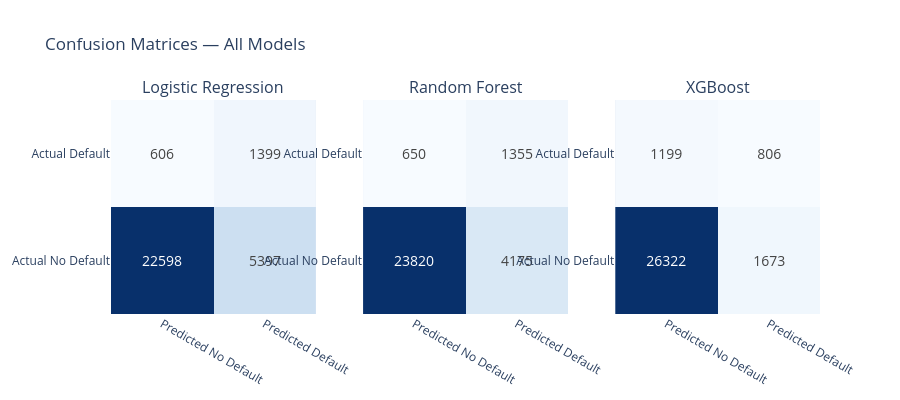

The notebook cell saved with this chart:
### Code cell
fig = make_subplots(rows=1, cols=3,
    subplot_titles=list(results.keys()))

for i, (name, res) in enumerate(results.items()):
    cm = confusion_matrix(y_test, res['y_pred'])
    
    fig.add_trace(
        go.Heatmap(
            z=cm,
            x=['Predicted No Default', 'Predicted Default'],
            y=['Actual No Default', 'Actual Default'],
            colorscale='Blues',
            text=cm, texttemplate='%{text}',
            textfont=dict(size=14),
            showscale=False
        ),
        row=1, col=i+1
    )

fig.update_layout(
    title='Confusion Matrices — All Models',
    height=400
)
fig.show()

### Figure 1 — Plotly figure (JSON) as saved in the notebook; plotly's stock layout.template omitted (floating-point values rounded to 4 significant figures)
{"data": [{"colorscale": [[0, "rgb(247,251,255)"], [0.125, "rgb(222,235,247)"], [0.25, "rgb(198,219,239)"], [0.375, "rgb(158,202,225)"], [0.5, "rgb(107,174,214)"], [0.625, "rgb(66,146,198)"], [0.75, "rgb(33,113,181)"], [0.875, "rgb(8,81,156)"], [1, "rgb(8,48,107)"]], "showscale": false, "text": [[22598, 5397], [606, 1399]], "textfont": {"size": 14}, "texttemplate": "%{text}", "type": "heatmap", "x": ["Predicted No Default", "Predicted Default"], "xaxis": "x", "y": ["Actual No Default", "Actual Default"], "yaxis": "y", "z": [[22598, 5397], [606, 1399]]}, {"colorscale": [[0, "rgb(247,251,255)"], [0.125, "rgb(222,235,247)"], [0.25, "rgb(198,219,239)"], [0.375, "rgb(158,202,225)"], [0.5, "rgb(107,174,214)"], [0.625, "rgb(66,146,198)"], [0.75, "rgb(33,113,181)"], [0.875, "rgb(8,81,156)"], [1, "rgb(8,48,107)"]], "showscale": false, "text": [[23820, 4175], [650, 1355]], "textfont": {"size": 14}, "texttemplate": "%{text}", "type": "heatmap", "x": ["Predicted No Default", "Predicted Default"], "xaxis": "x2", "y": ["Actual No Default", "Actual Default"], "yaxis": "y2", "z": [[23820, 4175], [650, 1355]]}, {"colorscale": [[0, "rgb(247,251,255)"], [0.125, "rgb(222,235,247)"], [0.25, "rgb(198,219,239)"], [0.375, "rgb(158,202,225)"], [0.5, "rgb(107,174,214)"], [0.625, "rgb(66,146,198)"], [0.75, "rgb(33,113,181)"], [0.875, "rgb(8,81,156)"], [1, "rgb(8,48,107)"]], "showscale": false, "text": [[26322, 1673], [1199, 806]], "textfont": {"size": 14}, "texttemplate": "%{text}", "type": "heatmap", "x": ["Predicted No Default", "Predicted Default"], "xaxis": "x3", "y": ["Actual No Default", "Actual Default"], "yaxis": "y3", "z": [[26322, 1673], [1199, 806]]}], "layout": {"annotations": [{"font": {"size": 16}, "showarrow": false, "text": "Logistic Regression", "x": 0.1444, "xanchor": "center", "xref": "paper", "y": 1, "yanchor": "bottom", "yref": "paper"}, {"font": {"size": 16}, "showarrow": false, "text": "Random Forest", "x": 0.5, "xanchor": "center", "xref": "paper", "y": 1, "yanchor": "bottom", "yref": "paper"}, {"font": {"size": 16}, "showarrow": false, "text": "XGBoost", "x": 0.8556, "xanchor": "center", "xref": "paper", "y": 1, "yanchor": "bottom", "yref": "paper"}], "height": 400, "title": {"text": "Confusion Matrices — All Models"}, "xaxis": {"anchor": "y", "domain": [0, 0.2889]}, "xaxis2": {"anchor": "y2", "domain": [0.3556, 0.6444]}, "xaxis3": {"anchor": "y3", "domain": [0.7111, 1]}, "yaxis": {"anchor": "x", "domain": [0, 1]}, "yaxis2": {"anchor": "x2", "domain": [0, 1]}, "yaxis3": {"anchor": "x3", "domain": [0, 1]}}}
